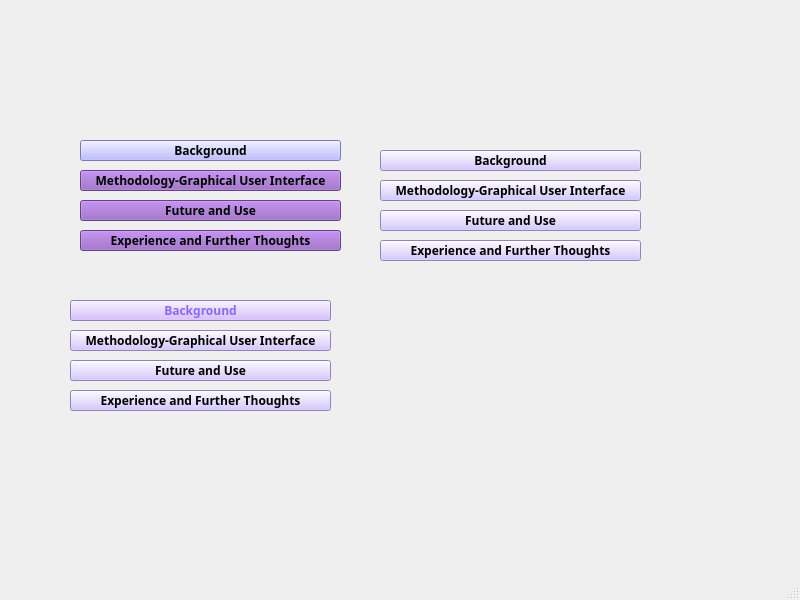
<?xml version="1.0" encoding="UTF-8"?>
<ui version="4.0">
 <class>MainWindow</class>
 <widget class="QMainWindow" name="MainWindow">
  <property name="geometry">
   <rect>
    <x>0</x>
    <y>0</y>
    <width>800</width>
    <height>600</height>
   </rect>
  </property>
  <property name="windowTitle">
   <string>MainWindow</string>
  </property>
  <widget class="QWidget" name="centralwidget">
   <widget class="PyDMFrame" name="PyDMFrame">
    <property name="geometry">
     <rect>
      <x>50</x>
      <y>10</y>
      <width>291</width>
      <height>241</height>
     </rect>
    </property>
    <property name="sizePolicy">
     <sizepolicy hsizetype="Expanding" vsizetype="Expanding">
      <horstretch>45</horstretch>
      <verstretch>45</verstretch>
     </sizepolicy>
    </property>
    <property name="toolTip">
     <string/>
    </property>
    <widget class="PyDMPushButton" name="PyDMPushButton">
     <property name="geometry">
      <rect>
       <x>30</x>
       <y>130</y>
       <width>261</width>
       <height>21</height>
      </rect>
     </property>
     <property name="baseSize">
      <size>
       <width>1</width>
       <height>0</height>
      </size>
     </property>
     <property name="font">
      <font>
       <family>Sans Serif</family>
       <pointsize>9</pointsize>
       <weight>75</weight>
       <bold>true</bold>
      </font>
     </property>
     <property name="toolTip">
      <string/>
     </property>
     <property name="styleSheet">
      <string notr="true">border-color: rgb(0, 0, 0);
background-color: rgb(170, 170, 255);</string>
     </property>
     <property name="text">
      <string> Background </string>
     </property>
     <property name="flat">
      <bool>false</bool>
     </property>
    </widget>
    <widget class="PyDMPushButton" name="PyDMPushButton_2">
     <property name="geometry">
      <rect>
       <x>30</x>
       <y>160</y>
       <width>261</width>
       <height>21</height>
      </rect>
     </property>
     <property name="baseSize">
      <size>
       <width>1</width>
       <height>0</height>
      </size>
     </property>
     <property name="font">
      <font>
       <family>Sans Serif</family>
       <pointsize>9</pointsize>
       <weight>75</weight>
       <bold>true</bold>
      </font>
     </property>
     <property name="toolTip">
      <string/>
     </property>
     <property name="styleSheet">
      <string notr="true">border-color: rgb(0, 0, 0);
background-color: rgb(144, 90, 189);</string>
     </property>
     <property name="text">
      <string>Methodology-Graphical User Interface</string>
     </property>
     <property name="flat">
      <bool>false</bool>
     </property>
    </widget>
    <widget class="PyDMPushButton" name="PyDMPushButton_3">
     <property name="geometry">
      <rect>
       <x>30</x>
       <y>190</y>
       <width>261</width>
       <height>21</height>
      </rect>
     </property>
     <property name="baseSize">
      <size>
       <width>1</width>
       <height>0</height>
      </size>
     </property>
     <property name="font">
      <font>
       <family>Sans Serif</family>
       <pointsize>9</pointsize>
       <weight>75</weight>
       <bold>true</bold>
      </font>
     </property>
     <property name="toolTip">
      <string/>
     </property>
     <property name="styleSheet">
      <string notr="true">border-color: rgb(0, 0, 0);
background-color: rgb(144, 90, 189);</string>
     </property>
     <property name="text">
      <string>Future and Use</string>
     </property>
     <property name="flat">
      <bool>false</bool>
     </property>
    </widget>
    <widget class="PyDMPushButton" name="PyDMPushButton_4">
     <property name="geometry">
      <rect>
       <x>30</x>
       <y>220</y>
       <width>261</width>
       <height>21</height>
      </rect>
     </property>
     <property name="baseSize">
      <size>
       <width>1</width>
       <height>0</height>
      </size>
     </property>
     <property name="font">
      <font>
       <family>Sans Serif</family>
       <pointsize>9</pointsize>
       <weight>75</weight>
       <bold>true</bold>
      </font>
     </property>
     <property name="toolTip">
      <string/>
     </property>
     <property name="styleSheet">
      <string notr="true">border-color: rgb(0, 0, 0);
background-color: rgb(144, 90, 189);</string>
     </property>
     <property name="text">
      <string>Experience and Further Thoughts</string>
     </property>
     <property name="flat">
      <bool>false</bool>
     </property>
    </widget>
   </widget>
   <widget class="PyDMPushButton" name="PyDMPushButton_5">
    <property name="geometry">
     <rect>
      <x>70</x>
      <y>330</y>
      <width>261</width>
      <height>21</height>
     </rect>
    </property>
    <property name="baseSize">
     <size>
      <width>1</width>
      <height>0</height>
     </size>
    </property>
    <property name="font">
     <font>
      <family>Sans Serif</family>
      <pointsize>9</pointsize>
      <weight>75</weight>
      <bold>true</bold>
     </font>
    </property>
    <property name="toolTip">
     <string/>
    </property>
    <property name="styleSheet">
     <string notr="true">border-color: rgb(0, 0, 0);
background-color: rgb(144, 90, 189);
background-color: rgb(201, 185, 255);</string>
    </property>
    <property name="text">
     <string>Methodology-Graphical User Interface</string>
    </property>
    <property name="flat">
     <bool>false</bool>
    </property>
   </widget>
   <widget class="PyDMPushButton" name="PyDMPushButton_6">
    <property name="geometry">
     <rect>
      <x>70</x>
      <y>360</y>
      <width>261</width>
      <height>21</height>
     </rect>
    </property>
    <property name="baseSize">
     <size>
      <width>1</width>
      <height>0</height>
     </size>
    </property>
    <property name="font">
     <font>
      <family>Sans Serif</family>
      <pointsize>9</pointsize>
      <weight>75</weight>
      <bold>true</bold>
     </font>
    </property>
    <property name="toolTip">
     <string/>
    </property>
    <property name="styleSheet">
     <string notr="true">border-color: rgb(0, 0, 0);
background-color: rgb(144, 90, 189);
background-color: rgb(201, 185, 255);</string>
    </property>
    <property name="text">
     <string>Future and Use</string>
    </property>
    <property name="flat">
     <bool>false</bool>
    </property>
   </widget>
   <widget class="PyDMPushButton" name="PyDMPushButton_7">
    <property name="geometry">
     <rect>
      <x>70</x>
      <y>300</y>
      <width>261</width>
      <height>21</height>
     </rect>
    </property>
    <property name="baseSize">
     <size>
      <width>1</width>
      <height>0</height>
     </size>
    </property>
    <property name="font">
     <font>
      <family>Sans Serif</family>
      <pointsize>9</pointsize>
      <weight>75</weight>
      <bold>true</bold>
     </font>
    </property>
    <property name="toolTip">
     <string/>
    </property>
    <property name="styleSheet">
     <string notr="true">color: rgb(170, 101, 255);
background-color: rgb(206, 174, 255);
color: rgb(140, 102, 255);
selection-background-color: rgb(56, 76, 255);</string>
    </property>
    <property name="text">
     <string> Background </string>
    </property>
    <property name="flat">
     <bool>false</bool>
    </property>
   </widget>
   <widget class="PyDMPushButton" name="PyDMPushButton_8">
    <property name="geometry">
     <rect>
      <x>70</x>
      <y>390</y>
      <width>261</width>
      <height>21</height>
     </rect>
    </property>
    <property name="baseSize">
     <size>
      <width>1</width>
      <height>0</height>
     </size>
    </property>
    <property name="font">
     <font>
      <family>Sans Serif</family>
      <pointsize>9</pointsize>
      <weight>75</weight>
      <bold>true</bold>
     </font>
    </property>
    <property name="toolTip">
     <string/>
    </property>
    <property name="styleSheet">
     <string notr="true">border-color: rgb(0, 0, 0);
background-color: rgb(144, 90, 189);
background-color: rgb(201, 185, 255);</string>
    </property>
    <property name="text">
     <string>Experience and Further Thoughts</string>
    </property>
    <property name="flat">
     <bool>false</bool>
    </property>
   </widget>
   <widget class="PyDMPushButton" name="PyDMPushButton_9">
    <property name="geometry">
     <rect>
      <x>380</x>
      <y>240</y>
      <width>261</width>
      <height>21</height>
     </rect>
    </property>
    <property name="baseSize">
     <size>
      <width>1</width>
      <height>0</height>
     </size>
    </property>
    <property name="font">
     <font>
      <family>Sans Serif</family>
      <pointsize>9</pointsize>
      <weight>75</weight>
      <bold>true</bold>
     </font>
    </property>
    <property name="toolTip">
     <string/>
    </property>
    <property name="styleSheet">
     <string notr="true">border-color: rgb(0, 0, 0);
background-color: rgb(144, 90, 189);
background-color: rgb(201, 185, 255);</string>
    </property>
    <property name="text">
     <string>Experience and Further Thoughts</string>
    </property>
    <property name="flat">
     <bool>false</bool>
    </property>
   </widget>
   <widget class="PyDMPushButton" name="PyDMPushButton_10">
    <property name="geometry">
     <rect>
      <x>380</x>
      <y>210</y>
      <width>261</width>
      <height>21</height>
     </rect>
    </property>
    <property name="baseSize">
     <size>
      <width>1</width>
      <height>0</height>
     </size>
    </property>
    <property name="font">
     <font>
      <family>Sans Serif</family>
      <pointsize>9</pointsize>
      <weight>75</weight>
      <bold>true</bold>
     </font>
    </property>
    <property name="toolTip">
     <string/>
    </property>
    <property name="styleSheet">
     <string notr="true">border-color: rgb(0, 0, 0);
background-color: rgb(144, 90, 189);
background-color: rgb(201, 185, 255);</string>
    </property>
    <property name="text">
     <string>Future and Use</string>
    </property>
    <property name="flat">
     <bool>false</bool>
    </property>
   </widget>
   <widget class="PyDMPushButton" name="PyDMPushButton_11">
    <property name="geometry">
     <rect>
      <x>380</x>
      <y>180</y>
      <width>261</width>
      <height>21</height>
     </rect>
    </property>
    <property name="baseSize">
     <size>
      <width>1</width>
      <height>0</height>
     </size>
    </property>
    <property name="font">
     <font>
      <family>Sans Serif</family>
      <pointsize>9</pointsize>
      <weight>75</weight>
      <bold>true</bold>
     </font>
    </property>
    <property name="toolTip">
     <string/>
    </property>
    <property name="styleSheet">
     <string notr="true">border-color: rgb(0, 0, 0);
background-color: rgb(144, 90, 189);
background-color: rgb(201, 185, 255);</string>
    </property>
    <property name="text">
     <string>Methodology-Graphical User Interface</string>
    </property>
    <property name="flat">
     <bool>false</bool>
    </property>
   </widget>
   <widget class="PyDMPushButton" name="PyDMPushButton_12">
    <property name="geometry">
     <rect>
      <x>380</x>
      <y>150</y>
      <width>261</width>
      <height>21</height>
     </rect>
    </property>
    <property name="baseSize">
     <size>
      <width>1</width>
      <height>0</height>
     </size>
    </property>
    <property name="font">
     <font>
      <family>Sans Serif</family>
      <pointsize>9</pointsize>
      <weight>75</weight>
      <bold>true</bold>
     </font>
    </property>
    <property name="toolTip">
     <string/>
    </property>
    <property name="styleSheet">
     <string notr="true">border-color: rgb(0, 0, 0);
background-color: rgb(144, 90, 189);
background-color: rgb(201, 185, 255);</string>
    </property>
    <property name="text">
     <string> Background </string>
    </property>
    <property name="flat">
     <bool>false</bool>
    </property>
   </widget>
  </widget>
  <widget class="QMenuBar" name="menubar">
   <property name="geometry">
    <rect>
     <x>0</x>
     <y>0</y>
     <width>800</width>
     <height>20</height>
    </rect>
   </property>
  </widget>
  <widget class="QStatusBar" name="statusbar"/>
 </widget>
 <customwidgets>
  <customwidget>
   <class>PyDMFrame</class>
   <extends>QFrame</extends>
   <header>pydm.widgets.frame</header>
   <container>1</container>
  </customwidget>
  <customwidget>
   <class>PyDMPushButton</class>
   <extends>QPushButton</extends>
   <header>pydm.widgets.pushbutton</header>
  </customwidget>
 </customwidgets>
 <resources/>
 <connections/>
</ui>
